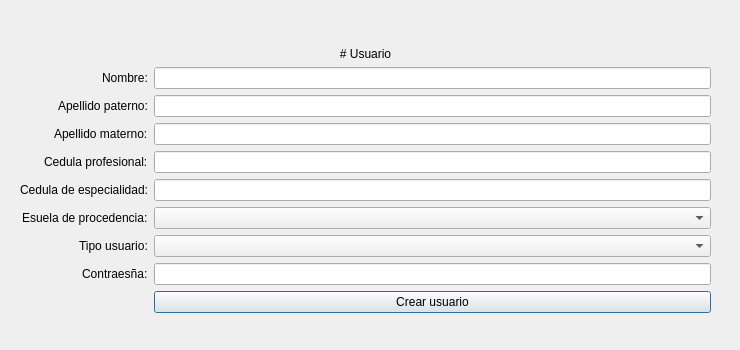
<?xml version="1.0" encoding="UTF-8"?>
<ui version="4.0">
 <class>d_ventana_crear_usuario</class>
 <widget class="QDialog" name="d_ventana_crear_usuario">
  <property name="geometry">
   <rect>
    <x>0</x>
    <y>0</y>
    <width>740</width>
    <height>350</height>
   </rect>
  </property>
  <property name="windowTitle">
   <string>SIHMED - Nuevo usuario</string>
  </property>
  <property name="toolTip">
   <string>&lt;html&gt;&lt;head/&gt;&lt;body&gt;&lt;p&gt;&lt;br/&gt;&lt;/p&gt;&lt;/body&gt;&lt;/html&gt;</string>
  </property>
  <widget class="QWidget" name="formLayoutWidget">
   <property name="geometry">
    <rect>
     <x>20</x>
     <y>20</y>
     <width>691</width>
     <height>320</height>
    </rect>
   </property>
   <layout class="QFormLayout" name="formLayout">
    <property name="labelAlignment">
     <set>Qt::AlignmentFlag::AlignRight|Qt::AlignmentFlag::AlignTrailing|Qt::AlignmentFlag::AlignVCenter</set>
    </property>
    <property name="formAlignment">
     <set>Qt::AlignmentFlag::AlignCenter</set>
    </property>
    <item row="1" column="0">
     <widget class="QLabel" name="label_2">
      <property name="text">
       <string>Nombre:</string>
      </property>
     </widget>
    </item>
    <item row="2" column="0">
     <widget class="QLabel" name="label_7">
      <property name="text">
       <string>Apellido paterno:</string>
      </property>
     </widget>
    </item>
    <item row="3" column="0">
     <widget class="QLabel" name="label_8">
      <property name="text">
       <string>Apellido materno:</string>
      </property>
     </widget>
    </item>
    <item row="1" column="1">
     <widget class="QLineEdit" name="le_nombre_usuario"/>
    </item>
    <item row="2" column="1">
     <widget class="QLineEdit" name="le_apellido_paterno">
      <property name="text">
       <string/>
      </property>
     </widget>
    </item>
    <item row="3" column="1">
     <widget class="QLineEdit" name="le_apellido_materno"/>
    </item>
    <item row="4" column="0">
     <widget class="QLabel" name="label_3">
      <property name="text">
       <string>Cedula profesional:</string>
      </property>
     </widget>
    </item>
    <item row="4" column="1">
     <widget class="QLineEdit" name="le_cedula_profesional"/>
    </item>
    <item row="5" column="0">
     <widget class="QLabel" name="label_6">
      <property name="text">
       <string>Cedula de especialidad:</string>
      </property>
     </widget>
    </item>
    <item row="5" column="1">
     <widget class="QLineEdit" name="le_cedula_especialidad"/>
    </item>
    <item row="6" column="0">
     <widget class="QLabel" name="label_4">
      <property name="text">
       <string>Esuela de procedencia:</string>
      </property>
     </widget>
    </item>
    <item row="6" column="1">
     <widget class="QComboBox" name="cb_escuela"/>
    </item>
    <item row="7" column="0">
     <widget class="QLabel" name="label_5">
      <property name="text">
       <string>Tipo usuario:</string>
      </property>
     </widget>
    </item>
    <item row="7" column="1">
     <widget class="QComboBox" name="cb_tipo_usuario"/>
    </item>
    <item row="8" column="0">
     <widget class="QLabel" name="label_9">
      <property name="text">
       <string>Contraesña:</string>
      </property>
     </widget>
    </item>
    <item row="8" column="1">
     <widget class="QLineEdit" name="le_contrasena"/>
    </item>
    <item row="0" column="0" colspan="2">
     <widget class="QLabel" name="label">
      <property name="text">
       <string># Usuario</string>
      </property>
      <property name="textFormat">
       <enum>Qt::TextFormat::MarkdownText</enum>
      </property>
      <property name="alignment">
       <set>Qt::AlignmentFlag::AlignCenter</set>
      </property>
     </widget>
    </item>
    <item row="9" column="1">
     <widget class="QPushButton" name="pb_crear_usuario">
      <property name="text">
       <string>Crear usuario</string>
      </property>
     </widget>
    </item>
   </layout>
  </widget>
 </widget>
 <resources/>
 <connections/>
</ui>
